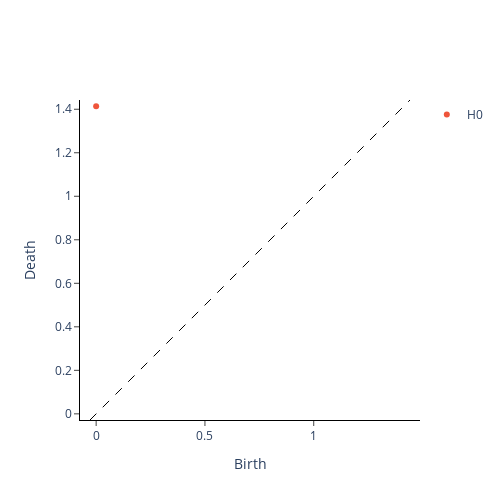

Source (notebook cell):
### Code cell
square = np.array([[0, 1, 0, 1],
       [0, 1, 1, 0]])
coords, diagrams_basic = persistence_diagrams(square)

figure = plot_diagram(diagrams_basic[0])

figure = plot_diagram(diagrams_basic[0])
figure.show()

diagrams_basic[0]

### Figure 1 — Plotly figure (JSON) as saved in the notebook; plotly's stock layout.template omitted (floating-point values rounded to 4 significant figures)
{"data": [{"hoverinfo": "none", "line": {"color": "black", "dash": "dash", "width": 1}, "mode": "lines", "showlegend": false, "type": "scatter", "x": [-0.02828, 1.442], "y": [-0.02828, 1.442]}, {"hoverinfo": "text", "hovertext": ["(0.0, 1.4142135381698608)"], "mode": "markers+text", "name": "H0", "textposition": "top center", "type": "scatter", "x": [0], "y": [1.414]}, {"hoverinfo": "text", "hovertext": [], "mode": "markers+text", "name": "H1", "textposition": "top center", "type": "scatter", "x": [], "y": []}, {"hoverinfo": "text", "hovertext": [], "mode": "markers+text", "name": "H2", "textposition": "top center", "type": "scatter", "x": [], "y": []}], "layout": {"height": 500, "plot_bgcolor": "white", "width": 500, "xaxis": {"autorange": false, "exponentformat": "e", "linecolor": "black", "linewidth": 1, "mirror": false, "range": [-0.02828, 1.442], "showexponent": "all", "showline": true, "side": "bottom", "ticks": "outside", "title": {"text": "Birth"}, "type": "linear", "zeroline": true}, "yaxis": {"autorange": false, "exponentformat": "e", "linecolor": "black", "linewidth": 1, "mirror": false, "range": [-0.02828, 1.442], "scaleanchor": "x", "scaleratio": 1, "showexponent": "all", "showline": true, "side": "left", "ticks": "outside", "title": {"text": "Death"}, "type": "linear", "zeroline": true}}}
